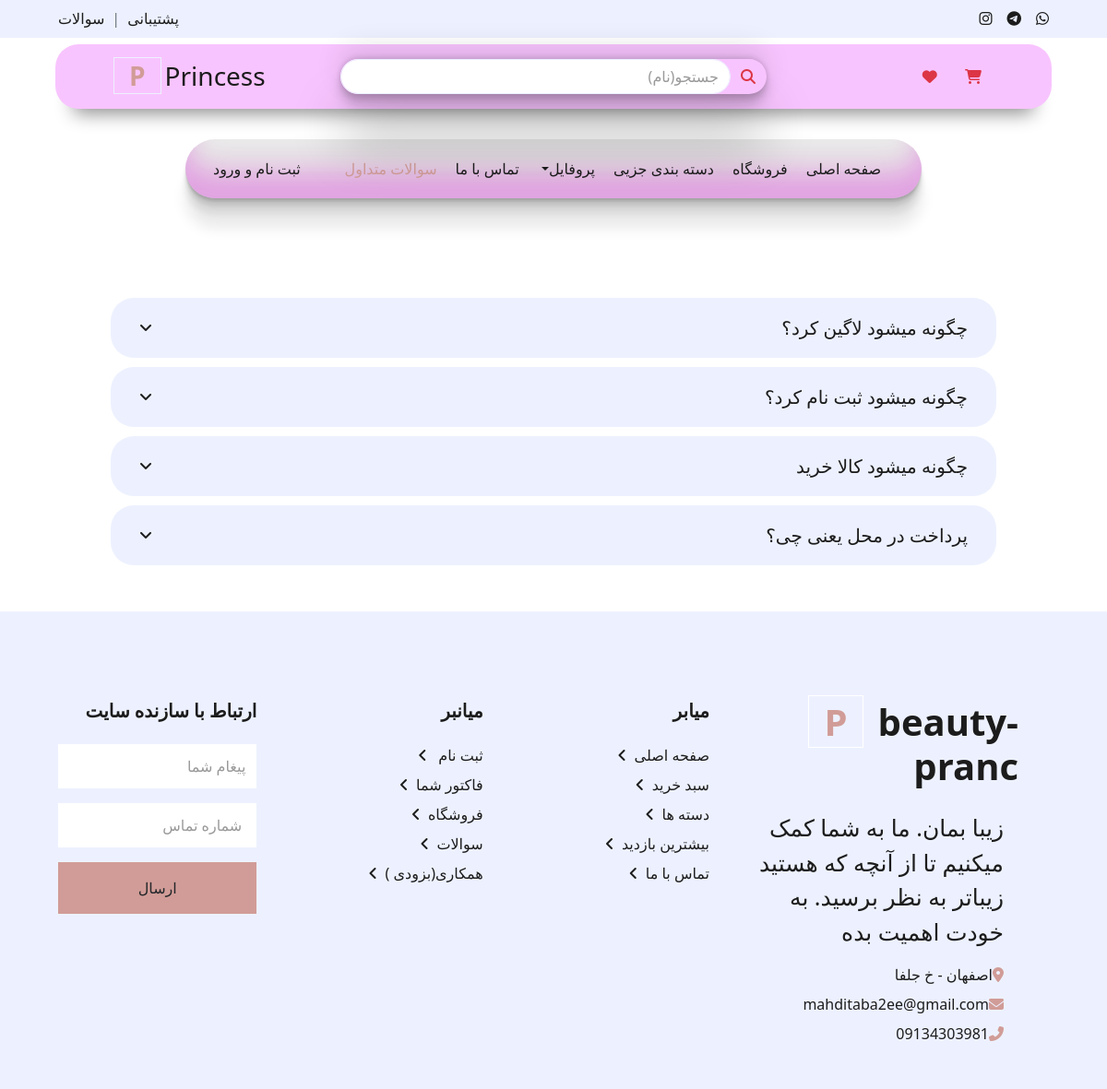
Page /Accounts/quastion on the committed database.
### Accounts/models.py (models this page shows)
class QuestionModel(models.Model):
    name = models.CharField(max_length=50)
    que= models.CharField(max_length=500)
    answer = models.CharField(max_length=500,null=True)

### Accounts/views.py (the view)
# urls.py: path('quastion',QuestionsView.as_view(),name='quastion'),
class QuestionsView(View):
    def get(self,request):
        question = QuestionModel.objects.all()
        return render(request,'Accounts/quastion.html',{'question':question})

### Category/templatetags/extra_tags.py (called while the page is built)
@register.filter(name='persianize_digits')
def persian_int(string):
    persianize = dict(zip("0123456789",'۰۱۲۳۴۵۶۷۸۹'))
    return ''.join(persianize[digit] if digit in persianize else digit for digit in str(string))

### Accounts/templates/Accounts/quastion.html (shortened to what this page needs)
{% extends 'base.html' %}
{% load static %}
{% block body %}
<div dir="rtl" class="animate__animated animate__fadeInDown" style="width: 80%; margin-left: auto; margin-right: auto; position: relative;top: 80px; margin-bottom: 130px;">
    {% for que in question %}
     <a class="btn shadow-none d-flex align-items-center justify-content-between bg-secondary text-white w-100" data-toggle="collapse" href="#navbar-{{que.id}}" style="height: 65px; margin-bottom: 10px; padding: 0 30px; border-radius: 25px;">
         <h5 class="m-0">{{que.que}} </h5>
         <i class="fa fa-angle-down text-dark"></i>
     </a>
     {% endfor %}
 </div>
{% endblock %}

### static/base/css/base_coustom.css (style rules this page uses)
body { background-image: url(" https://beauty.s3.ir-thr-at1.arvanstorage.com/1.jpg"); background-attachment: fixed; background-repeat: no-repeat; background-position: center; background-size: cover; transition: 1s; }

### rows in the picture
QuestionModel: que "چگونه میشود لاگین کرد؟"
QuestionModel: que "چگونه میشود ثبت نام کرد؟"
QuestionModel: que "چگونه میشود کالا خرید"
QuestionModel: que "پرداخت در محل یعنی چی؟"
